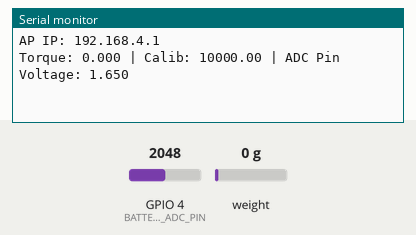
Simulated run of this sketch. Board: ESP32-C3. On the bench: the last lines printed to the serial monitor. Inputs (shaded band) come from the test bench; at power-on: weight on the scale 0 g, GPIO 4 (BATTERY_ADC_PIN) = 2048 (analog values on the 0–4095 scale). Storage starts empty.

Above: at 4.2 s.
4.3 s: weight on the scale set to 100 g
At 5.6 s:
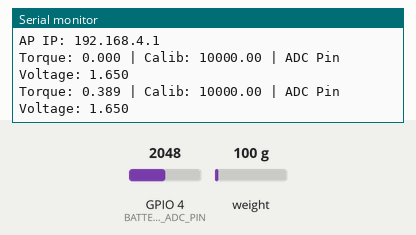
5.8 s: GPIO 4 (BATTERY_ADC_PIN) set to 2866
At 6.8 s:
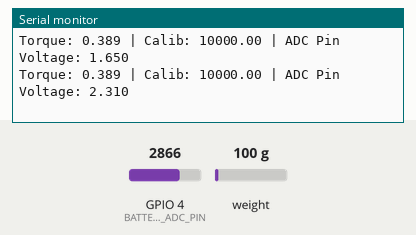
7.3 s: weight on the scale set to 1250 g
At 7.3 s:
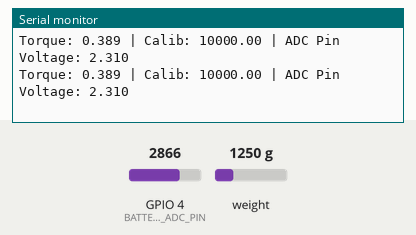
8.8 s: GPIO 4 (BATTERY_ADC_PIN) set to 3603
At 10.1 s:
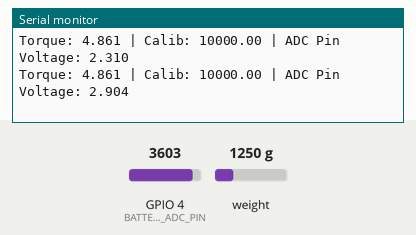
Timing chart, 0 to 11.3 s (numbered marks = the images above; inputs shaded):
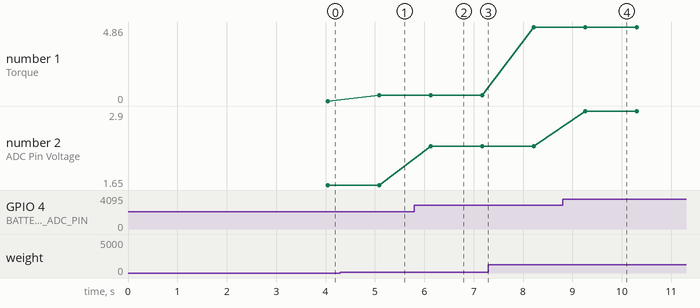

Measured:
- after the input at 4.3 s, the serial monitor: prints a new line after 0.79 s (image 1)
- after the input at 5.8 s, the serial monitor: prints a new line after 0.33 s (image 2)
- after the input at 8.8 s, the serial monitor: prints a new line after 0.46 s (image 4)
- plotted number 1: 0 → 0.39 after the input at 4.3 s, 0.39 → 4.86 after the input at 7.3 s
- plotted number 2: 1.65 → 2.31 after the input at 5.8 s, 2.31 → 2.9 after the input at 8.8 s

The sketch:

teste.ino
```cpp
/***************************************************
  Sistema de Medição de Torque – ESP32-C3
***************************************************/
#include <WiFi.h>
#include <WebServer.h>
#include <LittleFS.h>
#include "HX711.h"

/* === HARDWARE === */
const int HX711_DOUT_PIN = 9;
const int HX711_SCK_PIN  = 10;
const int BATTERY_ADC_PIN = 4;

/* === TORQUE === */
HX711 carga;
float torque = 0.0;
float valor = 0.0;
unsigned long lastReadingMillis = 0;
const long interval = 200;

/* === CALIBRAÇÃO GLOBAL === */
float calibration_factor = 10000.0;

/* === SENHA === */
const String CALIB_PASSWORD = "1234";

/* === REDE === */
const char* ssid = "ESP32-Torque";
const char* password = "SenhaSegura";
WebServer server(80);

/* === FILTRO TORQUE === */
const int numReadings = 50;
float readings[numReadings];
int readIndex = 0;
float total = 0;
float average = 0;

/**************** TORQUE FILTER *****************/
void filter_reading(float new_reading) {
  total -= readings[readIndex];
  readings[readIndex] = new_reading;
  total += readings[readIndex];
  readIndex++;
  if (readIndex >= numReadings) readIndex = 0;
  average = total / numReadings;
}

/**************** HX711 READING *****************/
float leitura_carga(HX711& sensor) {
  if (sensor.is_ready()) {
    long reading = sensor.get_units(10);
    valor = reading / calibration_factor;
  }
  return valor;
}

/**************** RAW ADC VOLTAGE ***************/
float readAdcVoltage() {
  long sum = 0;
  for (int i=0; i<20; i++) {
    sum += analogRead(BATTERY_ADC_PIN);
    delay(1);
  }
  float raw = (float)sum / 20.0;
  float voltage = (raw / 4095.0) * 3.3;   // Tensão NO PINO (0–3.3V)
  return voltage;
}

/********************** SETUP *******************/
void setup() {
  Serial.begin(115200);

  analogReadResolution(12);
  pinMode(BATTERY_ADC_PIN, INPUT);

  LittleFS.begin();
  WiFi.softAP(ssid, password);

  Serial.print("AP IP: ");
  Serial.println(WiFi.softAPIP());

  carga.begin(HX711_DOUT_PIN, HX711_SCK_PIN);
  delay(2000);
  carga.set_scale();
  carga.tare();

  for (int i=0; i<numReadings; i++) readings[i] = 0;

  /* === ROTAS === */
  server.on("/", HTTP_GET, [](){
    File f = LittleFS.open("/index.html", "r");
    server.streamFile(f, "text/html");
    f.close();
  });
  server.on("/chart.js", HTTP_GET, [](){
    File f = LittleFS.open("/chart.js", "r");
    server.streamFile(f, "text/javascript");
    f.close();
  });
  server.on("/poli_logo.png", HTTP_GET, [](){
    File f = LittleFS.open("/poli_logo.png", "r");
    server.streamFile(f, "image/png");
    f.close();
  });
  server.on("/pme_logo.png", HTTP_GET, [](){
    File f = LittleFS.open("/pme_logo.png", "r");
    server.streamFile(f, "image/png");
    f.close();
  });

  /* === TORQUE === */
  server.on("/torque", HTTP_GET, [](){
    server.send(200, "text/plain", String(torque, 3));
  });

  /* === RETORNAR FATOR ATUAL === */
  server.on("/get_calibration", HTTP_GET, [](){
    server.send(200, "text/plain", String(calibration_factor, 3));
  });

  /* === DEFINIR CALIBRAÇÃO COM SENHA === */
  server.on("/set_calibration", HTTP_GET, [](){
    if (server.hasArg("value") && server.hasArg("pass")) {
      String pass = server.arg("pass");
      if (pass == CALIB_PASSWORD) {
        calibration_factor = server.arg("value").toFloat();
        Serial.print("Nova calibração: ");
        Serial.println(calibration_factor);
        server.send(200, "text/plain", "OK");
      } else {
        server.send(403, "text/plain", "Senha incorreta");
      }
    } else {
      server.send(400, "text/plain", "Parâmetros faltando");
    }
  });

  /* === BATERIA – ENVIA APENAS A TENSÃO NO PINO === */
  server.on("/battery_raw", HTTP_GET, [](){
    float vAdc = readAdcVoltage();
    server.send(200, "text/plain", String(vAdc, 3));
  });

  server.begin();
}

/*********************** LOOP *******************/
void loop() {
  server.handleClient();

  if (millis() - lastReadingMillis >= interval) {
    lastReadingMillis = millis();

    float med = leitura_carga(carga);
    filter_reading(med);
    torque = med/10.8;

    float adcV = readAdcVoltage();

    Serial.print("Torque: ");
    Serial.print(torque, 3);
    Serial.print(" | Calib: ");
    Serial.print(calibration_factor);
    Serial.print(" | ADC Pin Voltage: ");
    Serial.println(adcV, 3);
  }

  delay(20);
}
```
